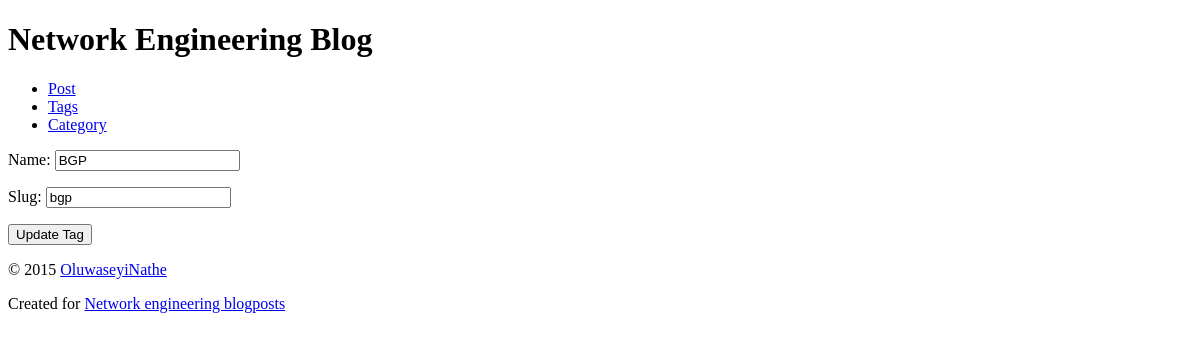
The app's page /blog/tag/bgp/update/, older data.
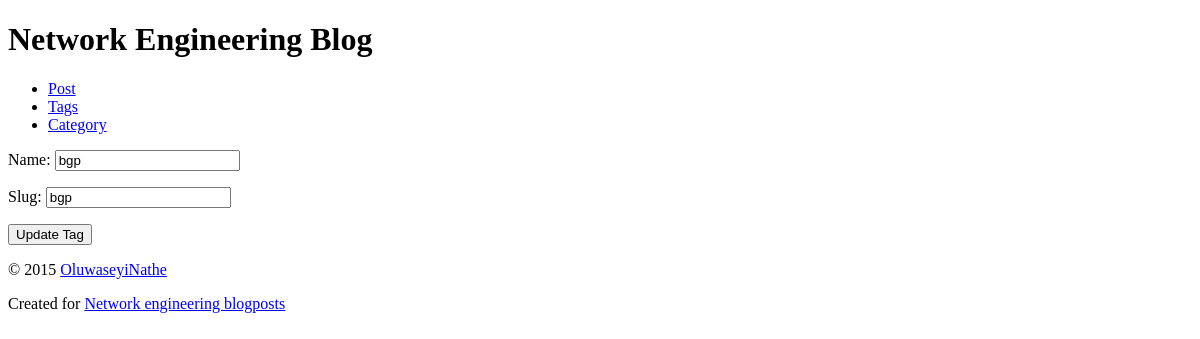
The same page, newer data.
### blog/models.py (models this page shows, shortened)
class Tag(models.Model):
    name = models.CharField(max_length=50, unique=True)
    slug = models.SlugField(unique=True)
    class Meta:
        ordering = ['name']
    def get_update_url(self):
        return reverse('blog:tag_update', kwargs={'slug': self.slug})

### blog/views.py (the view, shortened to what this page needs)
# urls.py: path("tag/<slug:slug>/update/", TagUpdate.as_view(), name="tag_update"),
class TagUpdate(View):
    form_class = TagForm
    template_name = 'blog/tag_form_update.html'
    model = Tag
    def get(self, request, slug):
        tag = get_object_or_404(self.model, slug__iexact=slug)
        context = {'form': self.form_class(instance=tag), 'tag': tag}
        return render(request, self.template_name, context)

### blog/forms.py (shortened to what this page needs)
class TagForm(SlugCleanMixin, forms.ModelForm):
    class Meta:
        model = Tag
        fields = '__all__'

### blog/templates/blog/tag_form_update.html (shortened to what this page needs)
{% extends parent_template|default:"blog/base_blog.html" %}
{% block content %}
<div>
    <div>
        <form action="{{ tag.get_update_url }}" method="post">
            {{ form.as_p }}
            <button type="submit">Update Tag</button>
        </form>
    </div>
</div>
{% endblock %}

Row changes from the older to the newer data that the page shows:
changed Tag "bgp": name "BGP" → "bgp"
